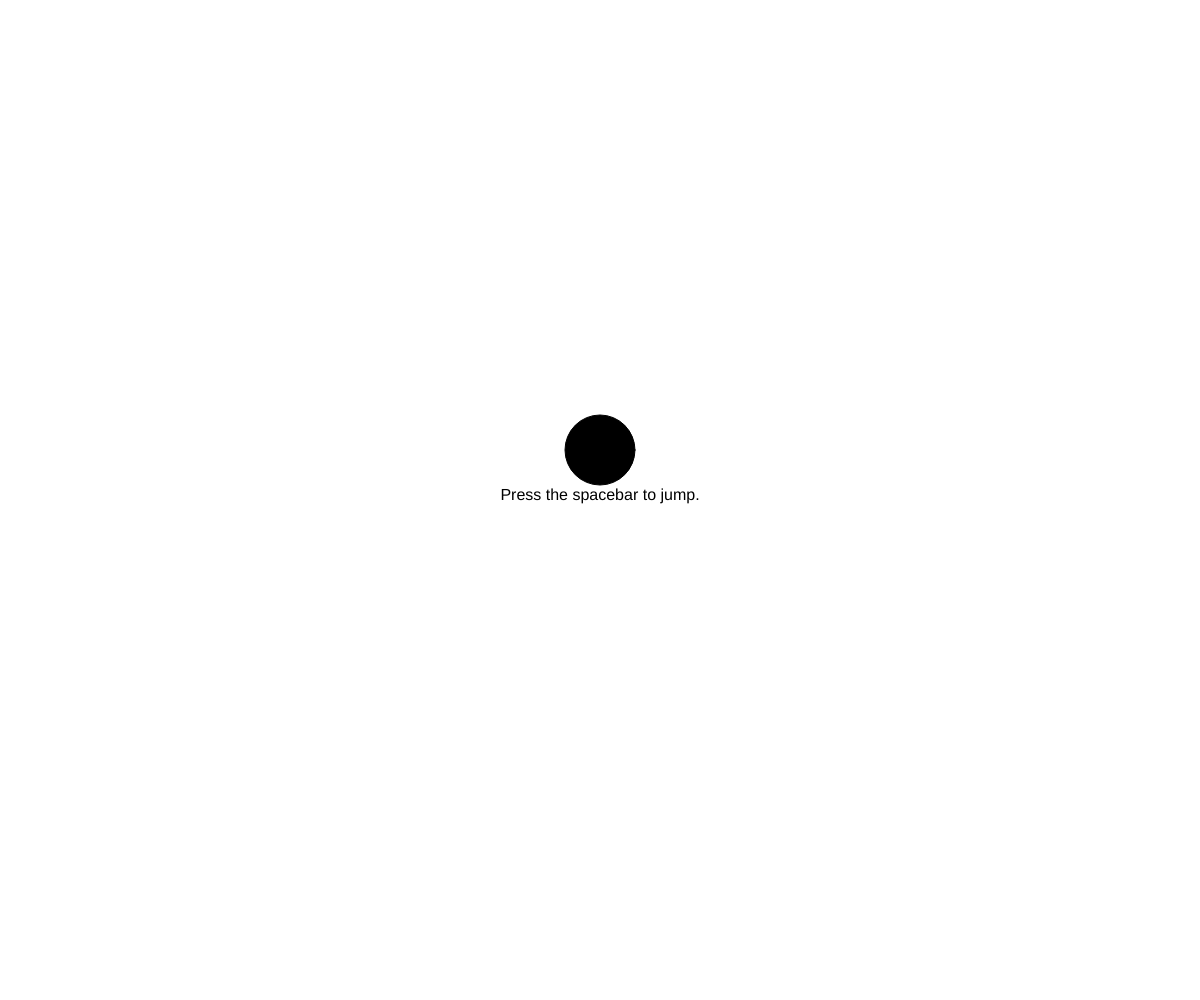
Frame 1 (no input)
Frame 60 (no input): identical to frame 1, image omitted
Frame 120 (the mouse pressed at the canvas centre since frame 60): identical to frame 1, image omitted

The p5.js sketch that drew this single still picture (run headless with seeded random() and noise() and a simulated clock; from frame 60 on, the mouse is pressed at the canvas centre):

// p5.js sketch
// ── sketch.js
const canvasWidth = window.innerWidth;
const canvasHeight = window.innerHeight; 

let x = canvasWidth / 2;
let y = canvasHeight / 2 - 50;
let doJump = false;
let counter = 0;
let initialY = y;

function setup() {
    createCanvas(canvasWidth, canvasHeight);
    circle(x, y, 50);
    displayMessage();
}


function draw() {
    clear();
    
    if (doJump) {
        // animate for one Math.sin cycle, then 
        // turn doJump variable to false
        const jumpHeight = -20;
        const jumpSpeed = 6;
        y += jumpHeight * Math.sin(counter / jumpSpeed); 
        counter++;
        if (y > initialY) {
            doJump = false;
        }
    }

    circle(x, y, 70);

    // message:
    displayMessage();

}


function jump(ev) {
    console.log(ev.code);
    if (ev.code == 'Space') {
        doJump = true;
    }
    
    // message
   displayMessage();
}

function displayMessage() {
    fill('black');
     textAlign(CENTER);
     textSize(16);
     text("Press the spacebar to jump.", canvasWidth/2, canvasHeight/2);
}

// Add event listener on keydown
document.addEventListener('keydown', jump);
